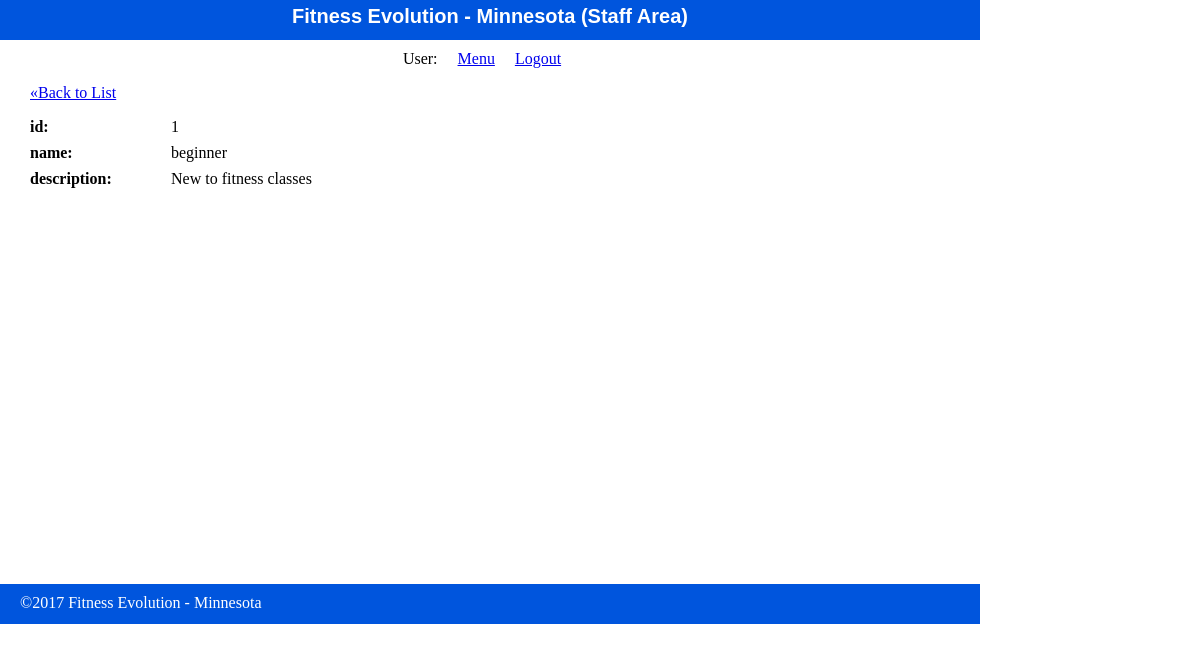
The app's page /staff/class_levels/show.php with its own data.
### tables this page shows
CREATE TABLE class_levels (
 id int(11) NOT NULL AUTO_INCREMENT,
 name VARCHAR(255) DEFAULT NULL,
 description text DEFAULT NULL,
 PRIMARY KEY (id)
);

### private/functions.php (called while the page is built, shortened)
<?php
function url_for($path) {
	return WWW_ROOT . $path;
}
?>

### private/gx_classes_access.php (the view, shortened to what this page needs)
<?php
	function find_one($sql) {
		global $db;
		$result = mysqli_query($db, $sql);
		$row = mysqli_fetch_assoc($result);
		return $row;
	}
	function show_record($table_name, $record, $fields) {
		$index = "/staff/" . $table_name . "/index.php";
		echo "<p><a class=\"back-link\" href=\"" . url_for($index) . "\">&laquo;Back to List</a></p>";
		echo "<div class=\"" . $table_name . " show\">";
		$crec = count($record);
		$cfie = count($fields);
		if($crec !== $cfie) {
			echo "RECORD HAS A DIFFERENT COUNT THAN FIELDS";
			echo "<a class=\"back-link\" href=\"" . url_for($index) . "\">Back to Index</a>";
		} else {
			for ($i = 0; $i < $crec; $i++) {
				echo "<dl>";
				echo "<dt>" . $fields[$i] . ": </dt>";
				echo "<dd>" . $record[$fields[$i]] . "</dd>";
				echo "<dl>";
			}
		}
		echo "</div>";
	}
	function find_record_by_id($table_name, $id, $options=[]) {
		global $db;
		$sql  = "SELECT * FROM " . db_escape($db, $table_name) . " ";
		$sql .= "WHERE id='" . db_escape($db, $id) . "'";
		return find_one($sql);
	}
?>

### public/stylesheets/staff.css (style rules this page uses)
html { height: 100%; width: 100%; }
body { height: 980px; width: 100%; margin: 0; padding: 0; }
dl { clear: both; overflow: hidden; margin: 0.5em 0; }
dt { float: left; font-weight: bold; width: 125px; }
dd { float: left; margin-left: 1em; }

### records on screen
class_levels: id "1", name "beginner", description "New to fitness classes"

### other values on screen
$fields[$i] "id"
$fields[$i] "name"
$fields[$i] "description"
